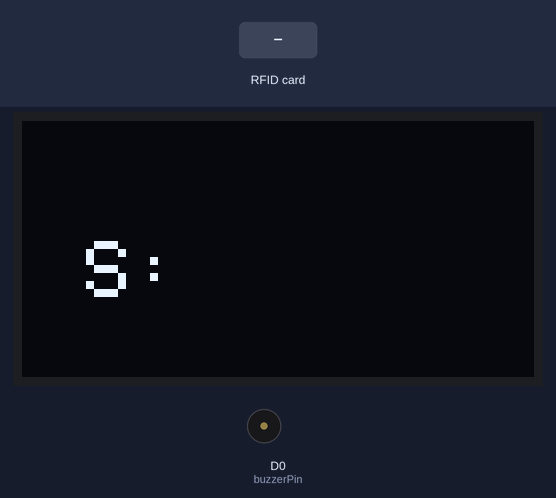
A sketch run on a simulated ESP8266 (NodeMCU). On the bench: 128×64 one-colour display, buzzer (waves = sounding, pin HIGH). The inputs (shaded band) are chosen by the test bench. WiFi joins after 1.5 s; servers stay silent unless stated; what the sketch prints to the serial monitor is not drawn.

Above: at 3.5 s.
3.6 s: RFID card 43 41 E3 13 held to the reader
At 4.42 s:
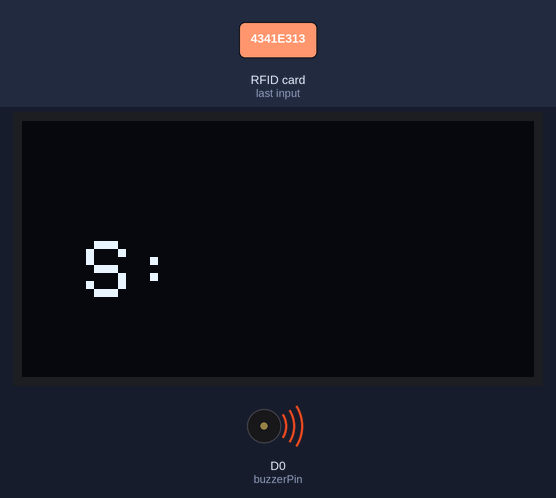
At 5.6 s:
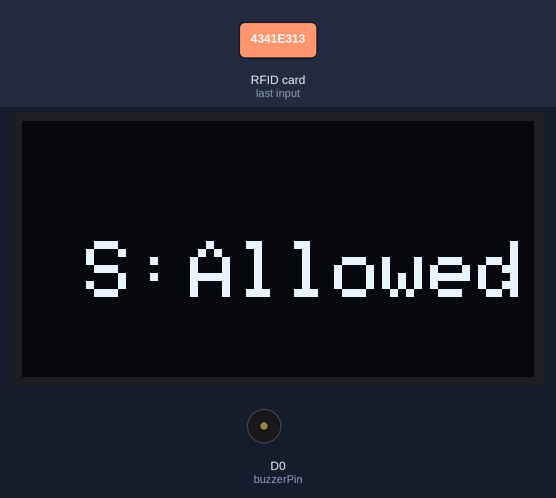
5.9 s: RFID card 5E 7A 19 C4 held to the reader
At 8.2 s:
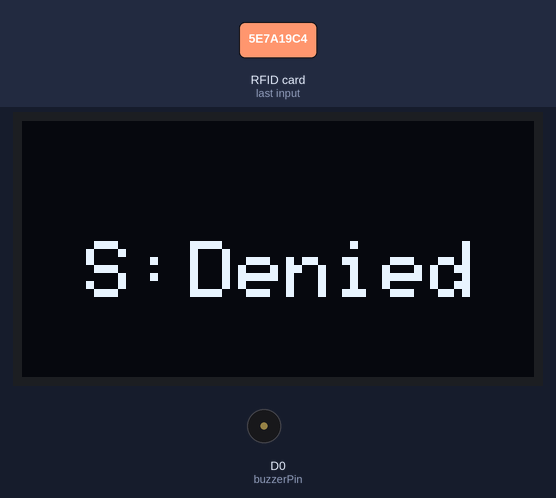
Timing chart, 0 to 9.7 s (numbered marks = the images above; inputs shaded):
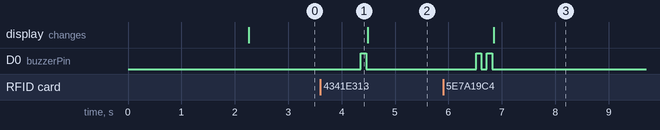

The sketch:

esp8266_doorsecurity_unit.ino
```cpp
#include <string.h>
#include <ESP8266WiFi.h>
#include <ArduinoJson.h>
#include <Ticker.h>

// 引入读卡器必要库
#include <SPI.h>
#include <MFRC522.h>
#include <Wire.h>

// 引入OLED必要库
#include <Adafruit_GFX.h>
#include <Adafruit_SSD1306.h>

// 初始化OLED显示屏
#define OLED_X 128
#define OLED_Y 64
Adafruit_SSD1306 oled(OLED_X, OLED_Y, &Wire, -1);

// 初始化读卡器引脚
#define RST_PIN   D1
#define SS_PIN    D2

// 初始化蜂鸣器引脚
#define buzzerPin D0

// 创建新的RFID实例
MFRC522 mfrc522(SS_PIN, RST_PIN);
MFRC522::MIFARE_Key key;

// 初始化卡uid字符串
String permittedUid = "4341e313";
String cardUid = "";
int permitStatus = 0;

const char* ssid     = "3-205/E404";
const char* password = "ieqyydxq2021";
const char* host     = "192.168.1.107";  // Python服务器的IP地址
const uint16_t port  = 3000;

WiFiClient client;

const char* device_id = "A1_door_security";   // 传感器id，用于识别唯一标识
// 注意，门禁设备id内必须包含"security"字样

void setup() {
  SPI.begin();        // SPI开始
  Wire.begin(D3,D4);  // ICC开始
  Serial.begin(115200);

   // 初始化 wifi
  wifiInit(ssid, password);

  // 初始化 OLED显示屏
  oled.begin(SSD1306_SWITCHCAPVCC,0x3C);
  oled.setTextColor(WHITE);  //开像素点发光
  oled.clearDisplay();  //清屏
  oled_string_display(2,16,30,"S: ",0); // 距离开机间隔的描述

  pinMode(buzzerPin, OUTPUT); // 设置蜂鸣器引脚为输出模式

  mfrc522.PCD_Init();

  client.write(device_id);  // 发送本设备device_id到Python服务器
}

void loop() {
  cardLogic();

  delay(1000);
}

// 卡识别主函数
void cardLogic(){
    if ( ! mfrc522.PICC_IsNewCardPresent()) {
    //Serial.println("没有找到卡");
    return;
  }

   // 选择一张卡
  if ( ! mfrc522.PICC_ReadCardSerial()) {
    Serial.println("没有卡可选");
    return;
  }

  // 显示卡片的详细信息
  Serial.print(F("卡片 UID:"));
  dump_byte_array(mfrc522.uid.uidByte, mfrc522.uid.size);
  Serial.println();
  Serial.print(F("卡片类型: "));
  MFRC522::PICC_Type piccType = mfrc522.PICC_GetType(mfrc522.uid.sak);
  Serial.println(mfrc522.PICC_GetTypeName(piccType));

  // 卡片判别
  if(cardUid == permittedUid){
    permitStatus = 1;
    buzzerStart(100);
    oled_string_display(2,42,30,"Allowed",1); // 距离开机间隔的描述
  }else{
    permitStatus = 0;
    buzzerStart(100);
    delay(100);
    buzzerStart(100);
    oled_string_display(2,42,30,"Denied ",1); // 距离开机间隔的描述
  }

  sendMsgToGate();

  // 检查兼容性
  if (piccType != MFRC522::PICC_TYPE_MIFARE_MINI
          &&  piccType != MFRC522::PICC_TYPE_MIFARE_1K
          &&  piccType != MFRC522::PICC_TYPE_MIFARE_4K) {
    Serial.println(F("仅仅适合Mifare Classic卡的读写"));
    return;
  }

  //停止 PICC
  mfrc522.PICC_HaltA();
  //停止加密PCD
  mfrc522.PCD_StopCrypto1();

  return;
}

// 向网关发送消息
void sendMsgToGate(){
  StaticJsonDocument<200> msg;
  msg["device_id"] = device_id;
  msg["Door_Security_Status"] = permitStatus;
  msg["Door_Secur_Card_id"] = cardUid;

  // 序列化JSON对象为字符串，并发送至Python客户端
  String jsonStr;
  serializeJson(msg, jsonStr);
  client.print(jsonStr);
  Serial.println("SEND:"+jsonStr);
}

// 初始化 wifi 连接
void wifiInit(const char *ssid, const char *password){
    WiFi.mode(WIFI_STA);
    WiFi.begin(ssid, password);
    while (WiFi.status() != WL_CONNECTED)
    {
        delay(1000);
        Serial.println("WiFi not Connect");
    }

    if (!client.connect(host, port)) {
    Serial.println("Connection failed");
    return;
    }

    Serial.println("Connected to AP");
    Serial.print("Connecting to ");
    Serial.println(host);
}

// 将字节数组转储为串行的十六进制值
void dump_byte_array(byte *buffer, byte bufferSize) {
  cardUid = "";
  for (byte i = 0; i < bufferSize; i++) {
    Serial.print(buffer[i] < 0x10 ? " 0" : " ");
    Serial.print(buffer[i], HEX);
    cardUid = cardUid + String(buffer[i], HEX);
  }
}

void buzzerStart(int micro_second){
  digitalWrite(buzzerPin, HIGH);
  delay(micro_second);
  digitalWrite(buzzerPin, LOW);
}

// oled 显示函数
void oled_int_display(int textsize,int oled_x,int oled_y,int integer_num,int if_clear){
  if(if_clear == 1)
  oled.setTextColor(WHITE, BLACK);
  oled.setTextSize(textsize);
  oled.setCursor(oled_x,oled_y);
  oled.println(integer_num);
  oled.display();
}

void oled_float_display(int textsize,int oled_x,int oled_y,float float_num,int if_clear){
  if(if_clear == 1)
    oled.setTextColor(WHITE, BLACK);
  oled.setTextSize(textsize);
  oled.setCursor(oled_x,oled_y);
  oled.println(float_num);
  oled.display();
}

void oled_string_display(int textsize,int oled_x,int oled_y,char* str,int if_clear){
  if(if_clear == 1)
  oled.setTextColor(WHITE, BLACK);
  oled.setTextSize(textsize);//设置字体大小
  oled.setCursor(oled_x,oled_y);//设置显示位置
  oled.println(str);
  oled.display();
}
```

Measured:
- after the input at 3.6 s, D0 (buzzerPin): LOW → HIGH after 0.76 s, → LOW 0.10 s later
- after the input at 5.9 s, D0 (buzzerPin): alternates HIGH for 0.10 s and LOW for 0.10 s, 4 changes in all, then stays LOW, starting after 0.62 s; the display: changes after 0.94 s (image 3)
